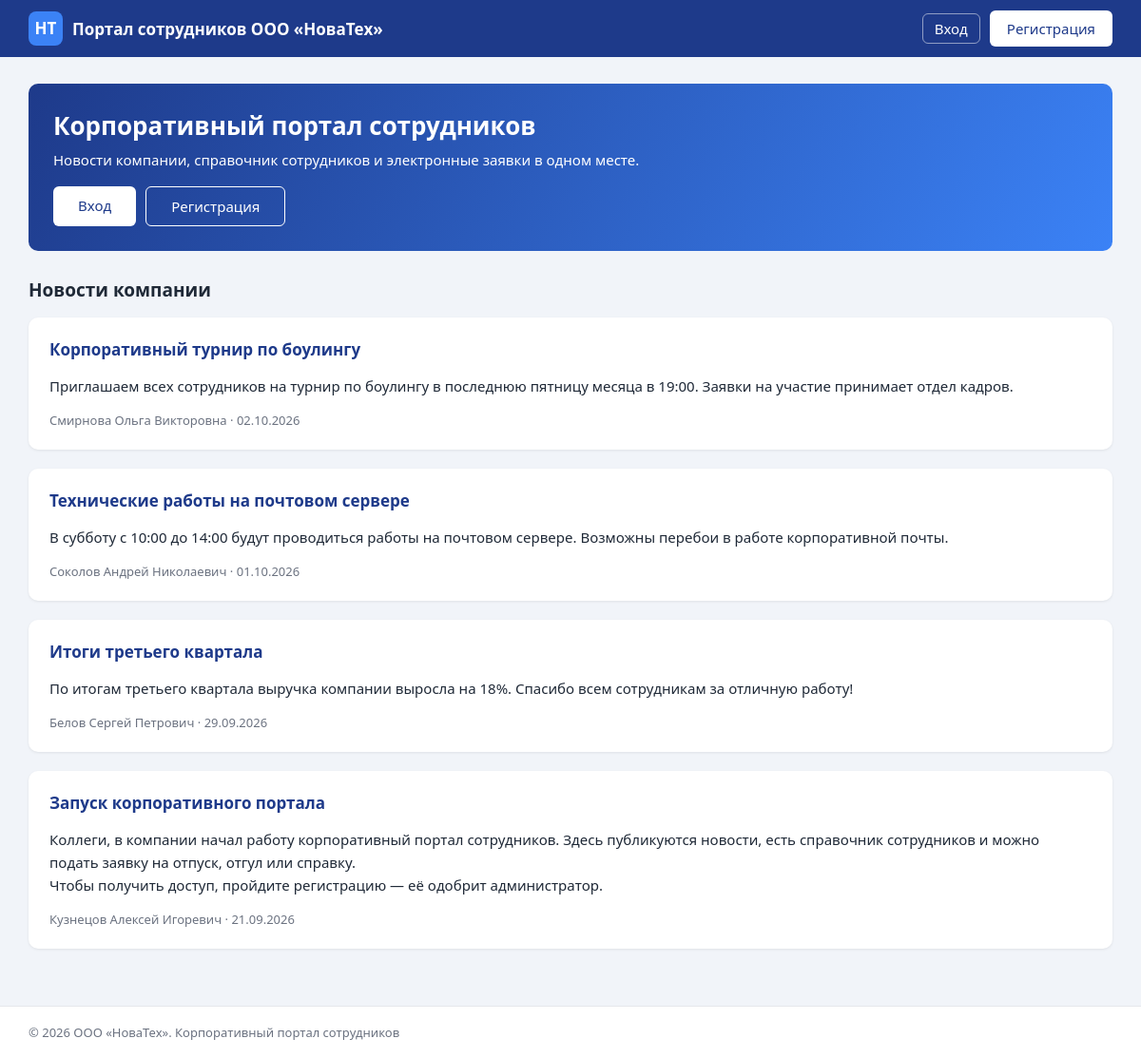
The page / on the database its author committed.
### tables this page shows
CREATE TABLE news (
    id INT AUTO_INCREMENT PRIMARY KEY,
    title VARCHAR(200) NOT NULL,
    content TEXT NOT NULL,
    author_id INT,
    created_at TIMESTAMP DEFAULT CURRENT_TIMESTAMP,
    FOREIGN KEY (author_id) REFERENCES users(id) ON DELETE SET NULL
);

CREATE TABLE users (
    id INT AUTO_INCREMENT PRIMARY KEY,
    login VARCHAR(50) NOT NULL UNIQUE,
    password VARCHAR(255) NOT NULL,
    full_name VARCHAR(150) NOT NULL,
    position VARCHAR(100),
    department VARCHAR(100),
    email VARCHAR(100),
    phone VARCHAR(30),
    role ENUM('admin', 'manager', 'employee') NOT NULL DEFAULT 'employee',
    is_approved TINYINT(1) NOT NULL DEFAULT 0,
    created_at TIMESTAMP DEFAULT CURRENT_TIMESTAMP
);

### includes/config.php (called while the page is built, shortened)
<?php
$base = (basename(dirname($_SERVER['PHP_SELF'])) == 'admin') ? '../' : '';

### includes/functions.php (called while the page is built, shortened)
<?php
function e($text)
{
    return htmlspecialchars($text ?? '', ENT_QUOTES, 'UTF-8');
}
function is_logged_in()
{
    return isset($_SESSION['user_id']);
}
function format_date($date)
{
    return $date ? date('d.m.Y', strtotime($date)) : '—';
}

### index.php (the view, shortened to what this page needs)
<?php
require 'includes/config.php';
require 'includes/functions.php';
$news = $pdo->query('SELECT news.*, users.full_name AS author
                     FROM news LEFT JOIN users ON news.author_id = users.id
                     ORDER BY news.created_at DESC')->fetchAll();
include 'includes/header.php';
?>
<?php if (is_logged_in()): ?>
    <div class="welcome">
        <h1>Добро пожаловать, <?= e($_SESSION['full_name']) ?>!</h1>
        <p>Ваша роль: <b><?= e($role_names[$_SESSION['role']]) ?></b>.</p>
    </div>
<?php else: ?>
    <div class="welcome">
        <h1>Корпоративный портал сотрудников</h1>
        <p>Новости компании, справочник сотрудников и электронные заявки в одном месте.</p>
        <div class="welcome-buttons">
            <a href="login.php" class="btn btn-white">Вход</a>
            <a href="register.php" class="btn btn-outline">Регистрация</a>
        </div>
    </div>
<?php endif; ?>
<h2>Новости компании</h2>
<?php foreach ($news as $item): ?>
    <div class="card news">
        <h3><?= e($item['title']) ?></h3>
        <p><?= nl2br(e($item['content'])) ?></p>
        <div class="muted small"><?= e($item['author']) ?> · <?= format_date($item['created_at']) ?></div>
    </div>
<?php endforeach; ?>
<?php include 'includes/footer.php'; ?>

### includes/header.php (shortened to what this page needs)
<!DOCTYPE html>
<html lang="ru">
<head>
    <link rel="stylesheet" href="<?= $base ?>style/style.css">
</head>
<body>
<header class="header">
    <div class="container header-top">
        <a href="<?= $base ?>index.php" class="logo"><span class="logo-icon">НТ</span>Портал сотрудников ООО «НоваТех»</a>
        <?php if (is_logged_in()): ?>
            <div class="user-box">
                <span class="user-name"><?= e($_SESSION['full_name']) ?></span>
                <span class="role role-<?= e($_SESSION['role']) ?>"><?= e($role_names[$_SESSION['role']]) ?></span>
                <a href="<?= $base ?>logout.php" class="logout">Выйти</a>
            </div>
        <?php else: ?>
            <div class="user-box">
                <a href="<?= $base ?>login.php" class="logout">Вход</a>
                <a href="<?= $base ?>register.php" class="btn btn-white">Регистрация</a>
            </div>
        <?php endif; ?>
    </div>
</header>
<main class="container content">

### includes/footer.php
</main>
<footer class="footer">
    <div class="container">© <?= date('Y') ?> ООО «НоваТех». Корпоративный портал сотрудников</div>
</footer>
</body>
</html>

### style/style.css (style rules this page uses)
* { box-sizing: border-box; }
html { height: 100%; }
body { min-height: 100vh; display: flex; flex-direction: column; margin: 0; font-family: "Segoe UI", Arial, sans-serif; font-size: 15px; color: #1f2937; background: #f1f4f9; }
a { color: #2563eb; text-decoration: none; }
h1 { font-size: 26px; margin: 0 0 20px; }
h2 { font-size: 19px; margin: 0 0 16px; }
h3 { font-size: 17px; margin: 0 0 8px; }
.container { max-width: 1180px; margin: 0 auto; padding: 0 20px; }
.content { padding-top: 28px; padding-bottom: 40px; width: 100%; flex: 1 0 auto; }
.muted { color: #6b7280; }
.small { font-size: 13px; }
.header { background: #1e3a8a; color: #fff; }
.header-top { display: flex; align-items: center; justify-content: space-between; gap: 20px; height: 60px; }
.logo { display: flex; align-items: center; gap: 10px; color: #fff; font-weight: bold; font-size: 17px; }
.logo-icon { display: inline-block; width: 36px; height: 36px; line-height: 36px; text-align: center; border-radius: 8px; background: #3b82f6; color: #fff; font-weight: bold; }
.user-box { display: flex; align-items: center; gap: 10px; }
.logout { color: #fff; border: 1px solid rgba(255, 255, 255, 0.5); padding: 5px 12px; border-radius: 6px; }
.card { background: #fff; border-radius: 10px; padding: 22px; margin-bottom: 20px; box-shadow: 0 1px 3px rgba(0, 0, 0, 0.08); }
.welcome { background: linear-gradient(120deg, #1e3a8a, #3b82f6); color: #fff; border-radius: 10px; padding: 26px; margin-bottom: 28px; }
.welcome h1 { margin-bottom: 8px; }
.welcome p { margin: 0; }
.news h3 { color: #1e3a8a; }
.news p { line-height: 1.6; }
.btn { display: inline-block; padding: 9px 18px; border: none; border-radius: 6px; background: #2563eb; color: #fff; font-size: 15px; font-family: inherit; cursor: pointer; }
.btn-white { background: #fff; color: #1e3a8a; }
.btn-outline { background: transparent; color: #fff; border: 1px solid #fff; }
.welcome-buttons { margin-top: 18px; display: flex; gap: 10px; }
.welcome-buttons .btn { padding: 10px 26px; }
.footer { flex-shrink: 0; background: #fff; color: #6b7280; font-size: 13px; padding: 18px 0; border-top: 1px solid #e5e7eb; }

### rows shown on the page
news: title "Корпоративный турнир по боулингу", content "Приглашаем всех сотрудников на турнир по боулингу в последнюю пятницу месяца в 19:00. Заявки на участие принимает отдел кадров.", author.full_name "Смирнова Ольга Викторовна", created_at "02.10.2026"
news: title "Технические работы на почтовом сервере", content "В субботу с 10:00 до 14:00 будут проводиться работы на почтовом сервере. Возможны перебои в работе корпоративной почты.", author.full_name "Соколов Андрей Николаевич", created_at "01.10.2026"
news: title "Итоги третьего квартала", content "По итогам третьего квартала выручка компании выросла на 18%. Спасибо всем сотрудникам за отличную работу!", author.full_name "Белов Сергей Петрович", created_at "29.09.2026"
news: title "Запуск корпоративного портала", content "Коллеги, в компании начал работу корпоративный портал сотрудников. Здесь публикуются новости, есть справочник сотрудников и можно подать заявку на отпуск, отгул или справку. Чтобы получить доступ, пройдите регистрацию — её одобрит администратор.", author.full_name "Кузнецов Алексей Игоревич", created_at "21.09.2026"
